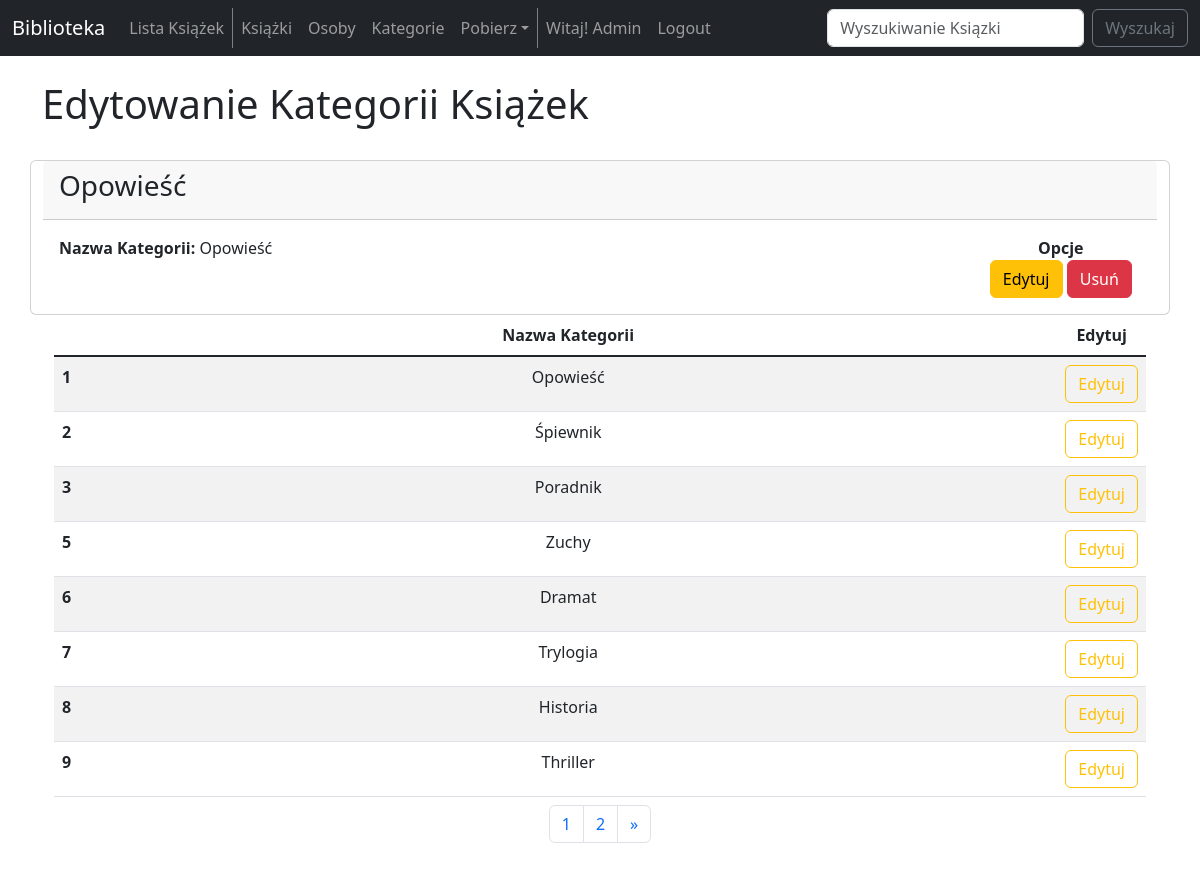
Screenshot of /update_category/1 (signed in) with the database file from the repository.
### biblioteka_app/models.py (models this page shows)
class ListBookCategory(models.Model):
    name = models.CharField(max_length=100)
    def __str__(self):
        return self.name

### biblioteka_app/views.py (the view)
# urls.py: path('update_category/<category_id>', views.update_category, name='update-category'),
def update_category(request, category_id):
    categories = ListBookCategory.objects.all()
    p = Paginator(categories, 8)
    page = request.GET.get('page')
    list_categories = p.get_page(page)
    nums = "a" * list_categories.paginator.num_pages
    category_index = ListBookCategory.objects.get(pk=category_id)
    if request.method == "POST":
        form = ListBookCategoryForm(request.POST, instance=category_index)
        if form.is_valid():
            form.save()
            messages.success(request, ("Nazwa Kategorii została zmieniona"))
            return redirect('categories-list')
    else:
        form = ListBookCategoryForm(instance=category_index)
    return render(request, 'update_category.html',
                {
                    'category_index':category_index,
                    'form':form,
                    'categories':categories,
                    'list_categories': list_categories,
                    'nums': nums,
                })

### biblioteka_app/forms.py
class ListBookCategoryForm(ModelForm):
    class Meta:
        model = ListBookCategory
        fields = ['name',]
        labels = {
            'name':'',
        }
        widgets = {
            'name': forms.TextInput(attrs={'class':'form-control', 'placeholder':'Nazwa'})
        }

### biblioteka_app/templates/update_category.html (shortened to what this page needs)
{% extends 'base.html' %}
{% block content %}
    {% if user.is_authenticated %}
        <div class="row">
            <h1>
                Edytowanie Kategorii Książek
            </h1>
        </div>
        <br/>
        <div class="row">
            <div class="card">
                <div class="card-header">
                    <h3>
                        {{ category_index }}
                    </h3>
                </div>
                <div class="card-body">
                    <div class="row">
                        <div class="col-10">
                            <strong>Nazwa Kategorii:</strong> {{ category_index.name }}
                        </div>
                        <div class="col-2 text-center">
                            <strong>Opcje</strong><br/>
                            <button type="button" class="btn btn-warning" data-bs-toggle="modal" data-bs-target="#categoryUpdate">
                                Edytuj
                            </button>
                            <button type="button" class="btn btn-danger" data-bs-toggle="modal" data-bs-target="#categoryDelete_{{category_index.id}}">
                                Usuń
                            </button>
                        </div>
                    </div>
                </div>
            </div>
        </div>
        <div class="container text-center">
            <div class="row">
                <div class="col-12">
                    {% if categories %}
                        <table class="table table-striped">
                            <thead>
                                <tr>
                                    <th scope="col" width="2%"></th>
                                    <th scope="col">Nazwa Kategorii</th>
                                    <th scope="col" class="text-center" width="8%">Edytuj</th>
                                </tr>
                            </thead>
                            <tbody class="table-group-divider">
                                {% for category in list_categories %}
                                    <tr>
                                        <th scope="row">{{ category.id }}</th>
                                        <td>{{ category.name}}</td>
                                        <td>
                                            <a href="{% url 'update-category' category.id %}" class="btn btn-outline-warning" type="button">Edytuj</a>
                                        </td>
                                    </tr>
                                {% endfor %}
                            </tbody>
                            <caption>
                                <nav aria-label="Page navigation example">
                                    <ul class="pagination justify-content-center">
                                        {% for i in nums %}
                                            <li class="page-item">
                                                <a class="page-link" href="?page={{ forloop.counter }}">{{ forloop.counter }}</a>
                                            </li>
                                        {% endfor %}
                                        {% if list_categories.has_next %}
                                            <li class="page-item">
                                                <a class="page-link" href="?page={{ list_categories.paginator.num_pages}}">&raquo</a>
                                            </li>
                                        {% endif %}
                                    </ul>
                                </nav>
                            </caption>
                        </table>
                    {% else %}
                        <p> Brak kategorii na liście. </p>
                    {% endif %}
                </div>
            </div>
        </div>
    {% else %}
        <h3>
            Wybacz, ale musisz być zalogowany, aby wejść na tą stronę.
        </h3>
        <a href="{% url 'login' %}">Zaloguj się</a>
    {% endif %}
{% endblock  %}

### biblioteka_app/templates/navbar.html (shortened to what this page needs)
<nav class="navbar navbar-expand-lg navbar-dark bg-dark">
    <div class="container-fluid">
        <a class="navbar-brand" href="{% url 'home' %}">Biblioteka</a>
        <div class="collapse navbar-collapse" id="navbarSupportedContent">
            <ul class="navbar-nav me-auto mb-2 mb-lg-0">
            <li class="nav-item">
                <a class="nav-link" href="{% url 'book-list' %}">Lista Książek</a>
            </li>
            {% if user.is_authenticated %}
            <li class="nav-item">
                <a class="nav-link" href="{% url 'admin-books-list' %}">Książki</a>
            </li>
            <li class="nav-item">
                <a class="nav-link" href="{% url 'peoples-list' %}">Osoby</a>
            </li>
            <li class="nav-item">
                <a class="nav-link" href="{% url 'categories-list' %}">Kategorie</a>
            </li>
            <li class="nav-item dropdown">
                <a class="nav-link dropdown-toggle" role="button" data-bs-toggle="dropdown">Pobierz</a>
            </li>
            <li class="nav-item">
                <a class="nav-link" href="{% url 'user-web' %}">Witaj! {{ user.username|capfirst }}</a>
            </li>
            <li class="nav-item">
                <a class="nav-link" href="{% url 'logout' %}">Logout</a>
            </li>
            {% else %}
            <li class="nav-item">
                <a class="nav-link" href="{% url 'login' %}">Login</a>
            </li>
            {% endif %}
            </ul>
            <form class="d-flex" method=POST action="{% url 'search-main' %}" role="search">
                <input class="form-control me-2" type="search" placeholder="Wyszukiwanie Ksiązki" aria-label="Search" name="searched">
                <button class="btn btn-outline-secondary" type="submit">Wyszukaj</button>
            </form>
        </div>
    </div>
</nav>

### rows the page displays
ListBookCategory: name "Opowieść", id "1"
ListBookCategory: id "2", name "Śpiewnik"
ListBookCategory: id "3", name "Poradnik"
ListBookCategory: id "5", name "Zuchy"
ListBookCategory: id "6", name "Dramat"
ListBookCategory: id "7", name "Trylogia"
ListBookCategory: id "8", name "Historia"
ListBookCategory: id "9", name "Thriller"

### other values shown
{{ user.username|capfirst }} "Admin"
